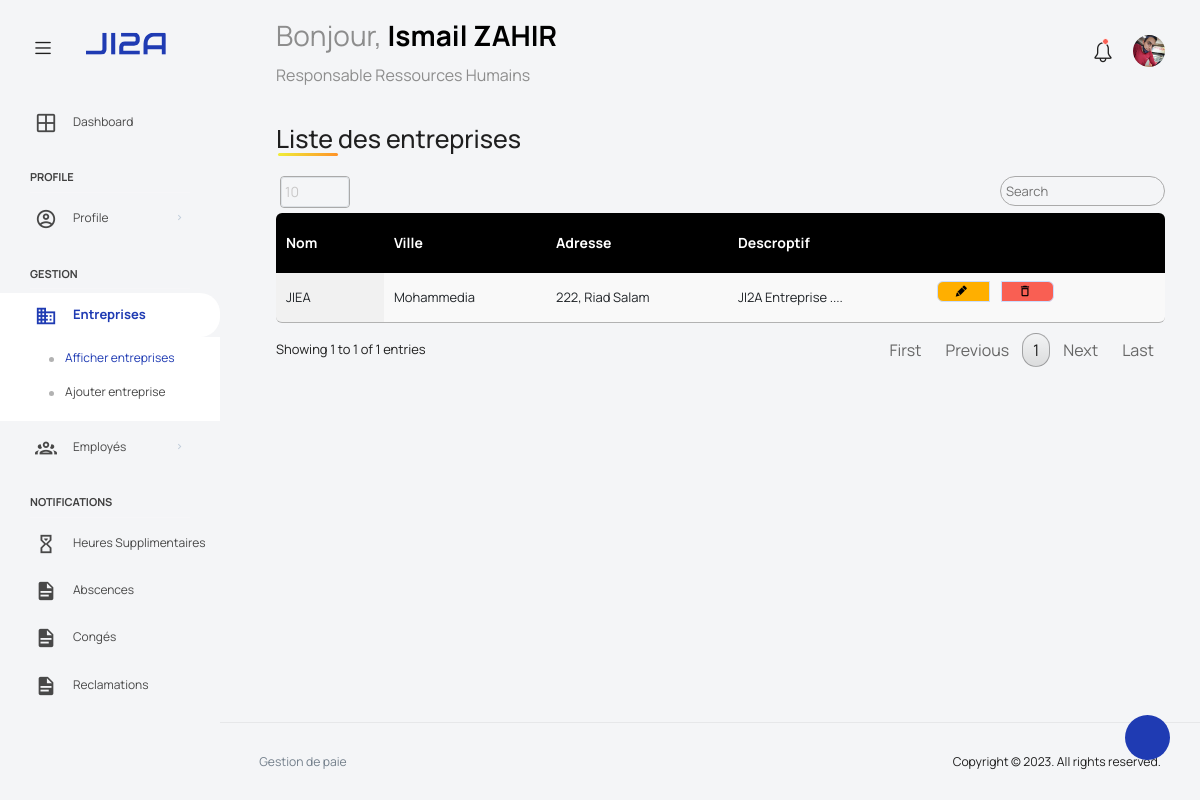
/views/view_entreprises.php (signed in), run on the app's committed database.
### tables this page shows
CREATE TABLE IF NOT EXISTS entreprise (
  idEntreprise  INT(11) PRIMARY KEY AUTO_INCREMENT,
  nomEntreprise VARCHAR(30) NOT NULL,
  adresse       VARCHAR(40) NOT NULL,
  ville         VARCHAR(20) NOT NULL,
  descriptif    TEXT NOT NULL,
  createdAt     DATETIME DEFAULT CURRENT_TIMESTAMP,
  createdBy     INT(11) NOT NULL
);

### scripts/entreprise.inc.php (called while the page is built, shortened)
<?php
  function getAllEntreprise ()
  {
    require 'connect.php';
    $stm = $pdo->prepare("SELECT * FROM entreprise");
    $stm->execute();
    return $stm->fetchAll(PDO::FETCH_ASSOC);
  }

### views/view_entreprises.php (the view, shortened to what this page needs)
<?php
  require_once '../scripts/entreprise.inc.php';
  $entreprises = getAllEntreprise();
?>
<!DOCTYPE html>
<html lang="en">
<head>
  <link rel="stylesheet" href="css/table-style.css">
</head>
<body>
  <div class="container-scroller">
    <?php include('partials/_navbar.php'); ?>
    <div class="container-fluid page-body-wrapper">
      <?php include('partials/_sidebar.php'); ?>
      <div class="main-panel">
        <div class="content-wrapper">
          <div class="row">
            <div class="col-sm-12">
              <div class="home-tab">
                <div class="title">Liste des entreprises</div>
                <div class="table-responsive">
                  <table class="table display" id="table">
                    <thead>
                      <tr>
                        <th>Nom</th>
                        <th>Ville</th>
                        <th>Adresse</th>
                        <th>Descroptif</th>
                        <th></th>
                      </tr>
                    </thead>
                    <tbody>
                      <?php foreach ($entreprises as $ent): ?>
                      <tr>
                        <td><?php echo $ent['nomEntreprise']; ?></td>
                        <td><?php echo $ent['ville']; ?></td>
                        <td><?php echo $ent['adresse']; ?></td>
                        <td><?php echo $ent['descriptif']; ?></td>
                        <td>
                            <form action="../scripts/entreprise.php" method="post">
                              <div class="btn-group" role="group" aria-label="Basic radio toggle button group">
                                <label class="btn btn-warning" for="btnradio1"><i class="mdi mdi-lead-pencil"></i></i></label>
                                <label class="btn btn-danger" for="btnradio2"><i class="mdi mdi-delete-outline"></i></label>
                              </div>
                            </form>
                          </td>
                      </tr>
                      <?php endforeach; ?>
                    </tbody>
                  </table>
                </div>
              </div>
            </div>
          </div>
        </div>
      </div>
    </div>
  </div>
</body>
</html>

### views/css/style.css (style rules this page uses)
body { background-color: #F4F5F7; margin: 0; }
.title { font-size: 25px; font-weight: 500; position: relative; margin-bottom: 20px; }
.title::before { content: ""; position: absolute; left: 2px; bottom: 0; height: 3px; width: 60px; border-radius: 5px; background: linear-gradient(135deg, #efef38, #ff9027); }

### views/css/table-style.css (style rules this page uses)
table { border-spacing: 1; border-collapse: collapse; background: white; border-radius: 6px; overflow: hidden; width: 100%; margin: 0 auto; position: relative; }
table * { position: relative; }
table td, table th { padding-left: 8px; }
table thead tr { height: 60px; background: #000000; font-size: 16px; color: white; }
table tbody tr { height: 48px; border-bottom: 1px solid #e3f1d5; }
table tbody tr:last-child { border: 0; }
table td, table th { text-align: left; }

### data on the page
entreprise: nomEntreprise "JIEA", ville "Mohammedia", adresse "222, Riad Salam", descriptif "JI2A Entreprise ...."

### other printed values
$_SESSION['auth']['prenom'] "Ismail"
$_SESSION['auth']['nom'] "ZAHIR"
$_SESSION['auth']['poste'] "Responsable Ressources Humains"
